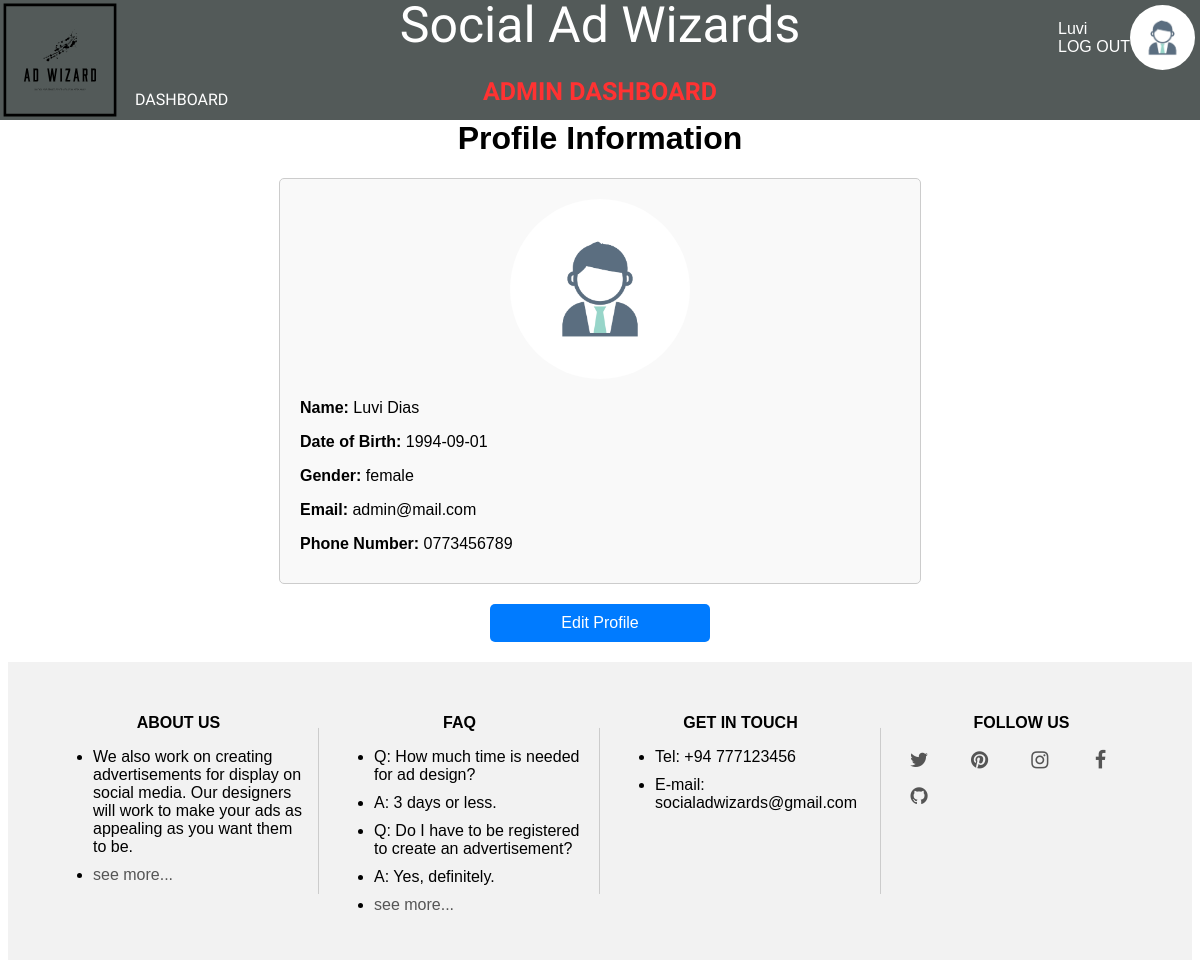
Page /src/views/profile.php (signed in) on the committed database.
### tables this page shows
CREATE TABLE `registered_users` (
  `s_user_id` int(11) NOT NULL,
  `registered_date` date NOT NULL DEFAULT current_timestamp(),
  `first_name` varchar(20) NOT NULL,
  `last_name` varchar(20) NOT NULL,
  `email` varchar(100) NOT NULL,
  `phone_no` varchar(10) NOT NULL,
  `date_of_birth` date NOT NULL,
  `gender` varchar(6) NOT NULL,
  `profile_picture` varchar(500) DEFAULT 'assets/images/uploads/profile-pictures/default.jpg',
  `user_pass` varchar(300) NOT NULL,
  `user_role` varchar(10) NOT NULL DEFAULT 'user'
);

### src/views/profile.php (the view, shortened to what this page needs)
<!DOCTYPE html>
<html lang="en">
<head>
    <link rel="stylesheet" type="text/css" href="./src/css/profile.css">
</head>
<body>
<?php include_once '../components/header.php'; ?>
<?php
include '../config/database/connection.php';
$s_user_id = $_SESSION['s_user_id'];
$query = "SELECT * FROM registered_users WHERE s_user_id = ?";
$stmt = mysqli_prepare($conn, $query);
mysqli_stmt_bind_param($stmt, "i", $s_user_id);
mysqli_stmt_execute($stmt);
$result = mysqli_stmt_get_result($stmt);
if (mysqli_num_rows($result) > 0) {
    $row = mysqli_fetch_assoc($result);
    $profile_picture = $row['profile_picture'];
    $email = $row['email'];
    $gender = $row['gender'];
    $date_of_birth = $row['date_of_birth'];
    $first_name = $row['first_name'];
    $last_name = $row['last_name'];
    $phone_no = $row['phone_no'];
    echo '<h1>Profile Information</h1>';
    echo '<div class="profile-container">';
    echo '<img src="./' . $profile_picture . '" alt="Profile Picture" width="30%">';
    echo '<p><strong>Name:</strong> ' . $first_name . ' ' . $last_name . '</p>';
    echo '<p><strong>Date of Birth:</strong> ' . $date_of_birth . '</p>';
    echo '<p><strong>Gender:</strong> ' . $gender . '</p>';
    echo '<p><strong>Email:</strong> ' . $email . '</p>';
    echo '<p><strong>Phone Number:</strong> ' . $phone_no . '</p>';
    echo '</div>';
    echo '<a href="./src/views/edit-profile.php" class="edit-profile-button">Edit Profile</a>';
} else {
    echo 'User not found.';
}
?>
<?php include_once '../components/footer.php'; ?>
</body>
</html>

### src/css/profile.css (style rules this page uses)
body { margin-top: 120px; }
h1 { text-align: center; }
.profile-container { max-width: 600px; margin: 0 auto; padding: 20px; border: 1px solid #ccc; border-radius: 5px; background-color: #f9f9f9; }
.profile-container img { display: block; margin: 0 auto; margin-bottom: 20px; border-radius: 50%; }
.profile-container p { margin-bottom: 10px; }
.edit-profile-button { display: block; width: 200px; margin: 20px auto; padding: 10px; text-align: center; color: #fff; background-color: #007bff; border: none; border-radius: 5px; text-decoration: none; }

### src/css/sign-in.css (style rules this page uses)
body { font-family: Arial, sans-serif; }

### rows in the picture
registered_users: profile_picture (placeholder picture), first_name "Luvi", last_name "Dias", date_of_birth "1994-09-01", gender "female", email "admin@mail.com", phone_no "0773456789"

### other values in the picture
$userName "Luvi"
